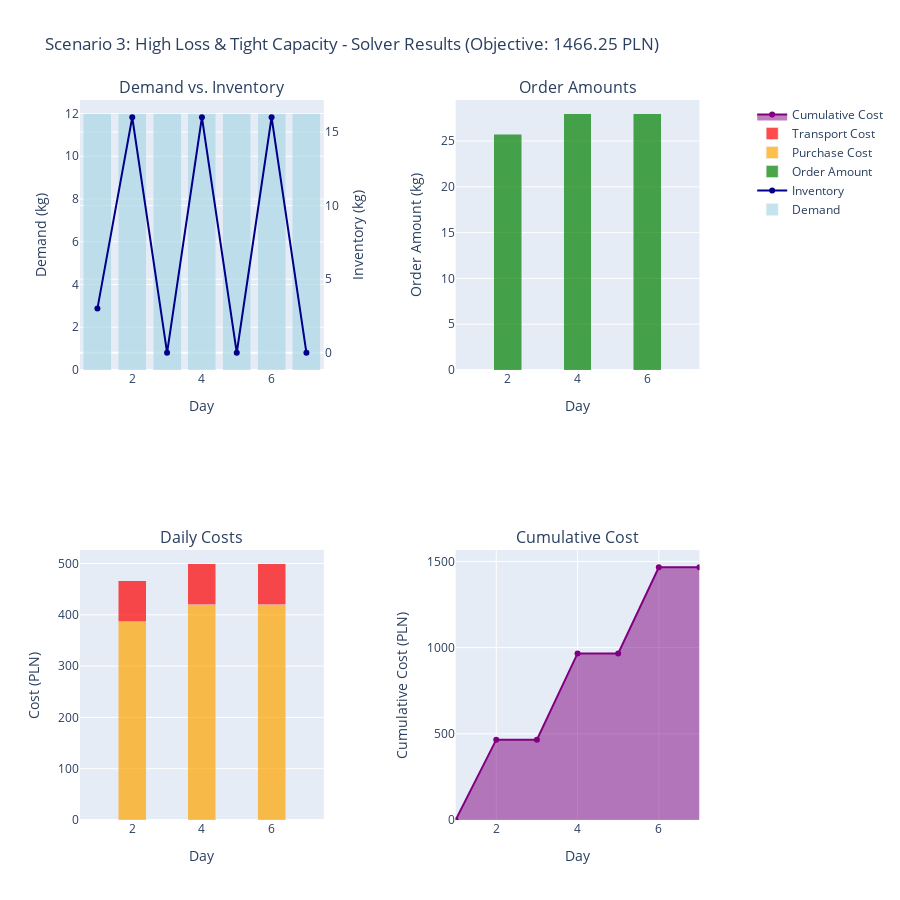

The notebook cell saved with this chart:
### Code cell
if sol3 and df3 is not None:
    plot_scenario("Scenario 3: High Loss & Tight Capacity", sol3, inp3, df3)

### Figure 1 — Plotly figure (JSON) as saved in the notebook; plotly's stock layout.template omitted (floating-point values rounded to 4 significant figures)
{"data": [{"marker": {"color": "lightblue"}, "name": "Demand", "opacity": 0.7, "type": "bar", "x": [1, 2, 3, 4, 5, 6, 7], "xaxis": "x", "y": [12, 12, 12, 12, 12, 12, 12], "yaxis": "y"}, {"line": {"color": "darkblue", "width": 2}, "mode": "lines+markers", "name": "Inventory", "type": "scatter", "x": [1, 2, 3, 4, 5, 6, 7], "xaxis": "x", "y": [3, 16, 0, 16, 0, 16, 0], "yaxis": "y2"}, {"marker": {"color": "green"}, "name": "Order Amount", "opacity": 0.7, "type": "bar", "x": [1, 2, 3, 4, 5, 6, 7], "xaxis": "x2", "y": [0, 25.75, 0, 28, 0, 28, 0], "yaxis": "y3"}, {"marker": {"color": "orange"}, "name": "Purchase Cost", "opacity": 0.7, "type": "bar", "x": [1, 2, 3, 4, 5, 6, 7], "xaxis": "x3", "y": [0.0, 386.2, 0.0, 420.0, 0.0, 420.0, 0.0], "yaxis": "y4"}, {"marker": {"color": "red"}, "name": "Transport Cost", "opacity": 0.7, "type": "bar", "x": [1, 2, 3, 4, 5, 6, 7], "xaxis": "x3", "y": [0.0, 80.0, 0.0, 80.0, 0.0, 80.0, 0.0], "yaxis": "y4"}, {"fill": "tozeroy", "line": {"color": "purple", "width": 2}, "mode": "lines+markers", "name": "Cumulative Cost", "type": "scatter", "x": [1, 2, 3, 4, 5, 6, 7], "xaxis": "x4", "y": [0.0, 466.2, 466.2, 966.2, 966.2, 1466.0, 1466.0], "yaxis": "y5"}], "layout": {"annotations": [{"font": {"size": 16}, "showarrow": false, "text": "Demand vs. Inventory", "x": 0.185, "xanchor": "center", "xref": "paper", "y": 1, "yanchor": "bottom", "yref": "paper"}, {"font": {"size": 16}, "showarrow": false, "text": "Order Amounts", "x": 0.755, "xanchor": "center", "xref": "paper", "y": 1, "yanchor": "bottom", "yref": "paper"}, {"font": {"size": 16}, "showarrow": false, "text": "Daily Costs", "x": 0.185, "xanchor": "center", "xref": "paper", "y": 0.375, "yanchor": "bottom", "yref": "paper"}, {"font": {"size": 16}, "showarrow": false, "text": "Cumulative Cost", "x": 0.755, "xanchor": "center", "xref": "paper", "y": 0.375, "yanchor": "bottom", "yref": "paper"}], "barmode": "stack", "height": 900, "showlegend": true, "title": {"text": "Scenario 3: High Loss & Tight Capacity - Solver Results (Objective: 1466.25 PLN)"}, "xaxis": {"anchor": "y", "domain": [0, 0.37], "title": {"text": "Day"}}, "xaxis2": {"anchor": "y3", "domain": [0.57, 0.94], "title": {"text": "Day"}}, "xaxis3": {"anchor": "y4", "domain": [0, 0.37], "title": {"text": "Day"}}, "xaxis4": {"anchor": "y5", "domain": [0.57, 0.94], "title": {"text": "Day"}}, "yaxis": {"anchor": "x", "domain": [0.625, 1], "title": {"text": "Demand (kg)"}}, "yaxis2": {"anchor": "x", "overlaying": "y", "side": "right", "title": {"text": "Inventory (kg)"}}, "yaxis3": {"anchor": "x2", "domain": [0.625, 1], "title": {"text": "Order Amount (kg)"}}, "yaxis4": {"anchor": "x3", "domain": [0, 0.375], "title": {"text": "Cost (PLN)"}}, "yaxis5": {"anchor": "x4", "domain": [0, 0.375], "title": {"text": "Cumulative Cost (PLN)"}}}}
